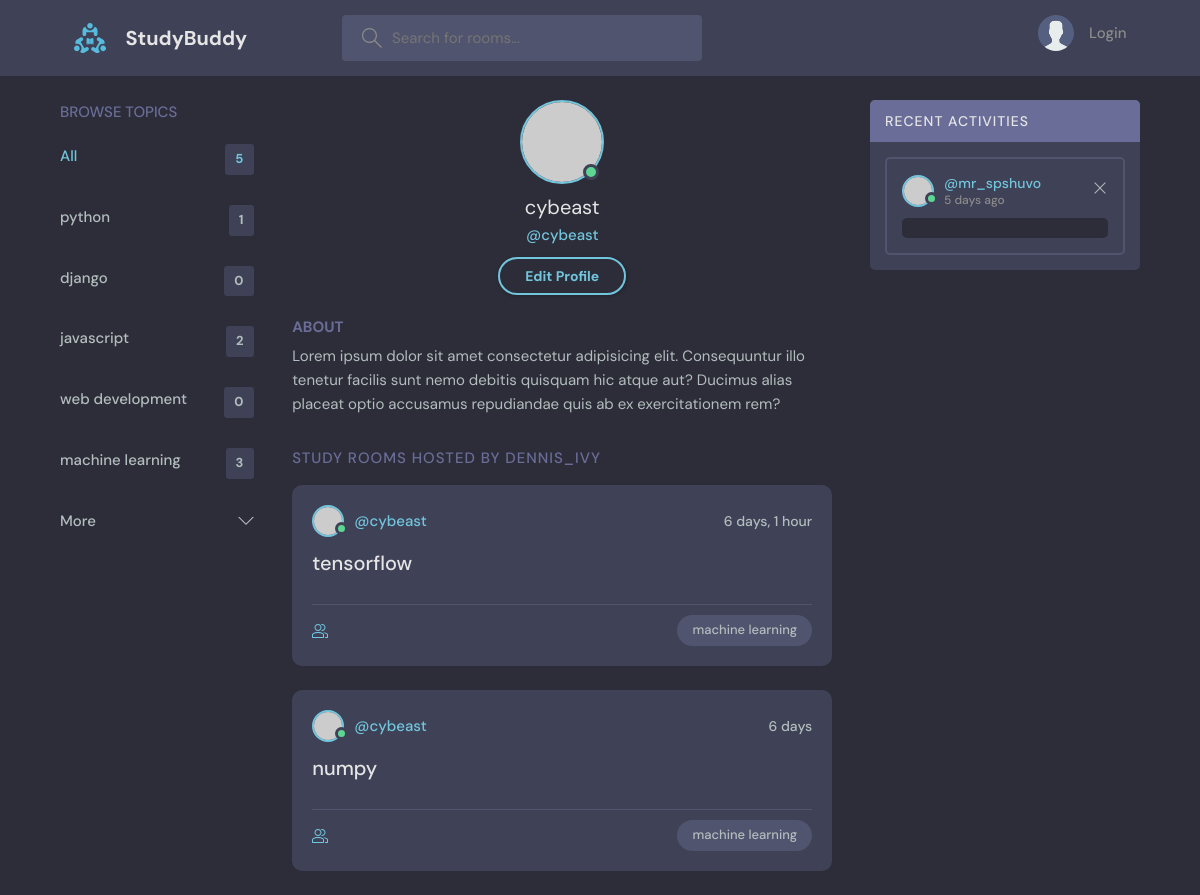
Screenshot of /profile/3/ with the database file from the repository.
### polls/models.py (models this page shows, shortened)
class Topic(models.Model):
    name = models.CharField(max_length=200)

class Room(models.Model):
    host = models.ForeignKey(User, on_delete=models.SET_NULL, null=True)
    topic = models.ForeignKey(Topic, on_delete=models.SET_NULL, null=True)
    name = models.CharField(max_length=200)
    description = models.TextField(null=True, blank=True)
    particpents = models.ManyToManyField(User, 'participents', blank=True)
    updated = models.DateTimeField(auto_now=True)
    created = models.DateTimeField(auto_now_add=True)
    class Meta:
        ordering = ['-updated', '-created']

### polls/views.py (the view)
# urls.py: path('profile/<str:pk>/', views.userProfile, name='user-profile'),
def userProfile(request, pk):
    user=User.objects.get(id=pk)
    rooms=user.room_set.all()
    room_massages=user.massage_set.all()
    topics=Topic.objects.all()
    context={'user':user, 'rooms':rooms ,'room_massages':room_massages ,'topics':topics}
    return render(request, 'polls/profile.html', context)

### polls/templates/polls/profile.html
{% extends 'main.html'%}
{% block content %}
  <main class="profile-page layout layout--3">
    <div class="container">
      {% include 'polls/topic_component.html'%}
      <div class="roomList">
        <div class="profile">
          <div class="profile__avatar">
            <div class="avatar avatar--large active">
              <img src="https://randomuser.me/api/portraits/men/11.jpg" />
            </div>
          </div>
          <div class="profile__info">
            <h3>{{user.username}}</h3>
            <p>@{{user.username}}</p>
            <a href="edit-user.html" class="btn btn--main btn--pill">Edit Profile</a>
          </div>
          <div class="profile__about">
            <h3>About</h3>
            <p>
              Lorem ipsum dolor sit amet consectetur adipisicing elit. Consequuntur illo tenetur
              facilis sunt nemo debitis quisquam hic atque aut? Ducimus alias placeat optio
              accusamus repudiandae quis ab ex exercitationem rem?
            </p>
          </div>
        </div>
        <div class="roomList__header">
          <div>
            <h2>Study Rooms Hosted by dennis_ivy</a>
            </h2>
          </div>
        </div>
        {% include 'polls/feed-component.html' %}
      </div>
      {% include 'polls/activity_component.html'%}
    </div>
  </main>
</body>
{% endblock content %}

### polls/templates/polls/topic_component.html
<div class="topics">
    <div class="topics__header">
      <h2>Browse Topics</h2>
    </div>
    <ul class="topics__list">
      <li>
        <a href="{% url 'index'%}" class="active">All <span>{{topics.count}}</span></a>
      </li>
      {% for topic in topics %}
      <li>
        <a href="{% url 'index'%}?q={{topic.name}}">{{topic.name}}<span>{{topic.room_set.count}}</span></a>
        {% endfor %}
    <a class="btn btn--link" href="topics.html">
      More
      <svg
        version="1.1"
        xmlns="http://www.w3.org/2000/svg"
        width="32"
        height="32"
        viewBox="0 0 32 32"
      >
        <title>chevron-down</title>
        <path d="M16 21l-13-13h-3l16 16 16-16h-3l-13 13z"></path>
      </svg>
    </a>
  </div>

### polls/templates/polls/feed-component.html (shortened to what this page needs)
 {% for room in rooms %}
<div class="roomListRoom">
  <div class="roomListRoom__header">
    <a href="{%url 'user-profile' room.host.id %}" class="roomListRoom__author">
      <div class="avatar avatar--small active">
        <img src="https://randomuser.me/api/portraits/men/11.jpg" />
      </div>
      <span>@{{room.host.username}}</span>
    </a>
    <div class="roomListRoom__actions">
      <span>{{room.created|timesince}}</span>
    </div>
  </div>
  <div class="roomListRoom__content">
    <a href="{% url 'room' room.id %}">{{room.name}}</a>
  </div>
  <div class="roomListRoom__meta">
    <a href="{% url 'room' room.id %}" class="roomListRoom__joined">
    </a>
    <p class="roomListRoom__topic">{{room.topic.name}}</p>
  </div>
</div>
{% endfor %}

### rows the page displays
Topic: name "python", room_set.count "1"
Topic: name "django", room_set.count "0"
Topic: name "javascript", room_set.count "2"
Topic: name "web development", room_set.count "0"
Topic: name "machine learning", room_set.count "3"
Room: host.username "cybeast", created "6 days, 1 hour", name "tensorflow", topic.name "machine learning"
Room: host.username "cybeast", created "6 days", name "numpy", topic.name "machine learning"

### other values shown
{{ topics.count }} "5"
{{ user.username }} "cybeast"
